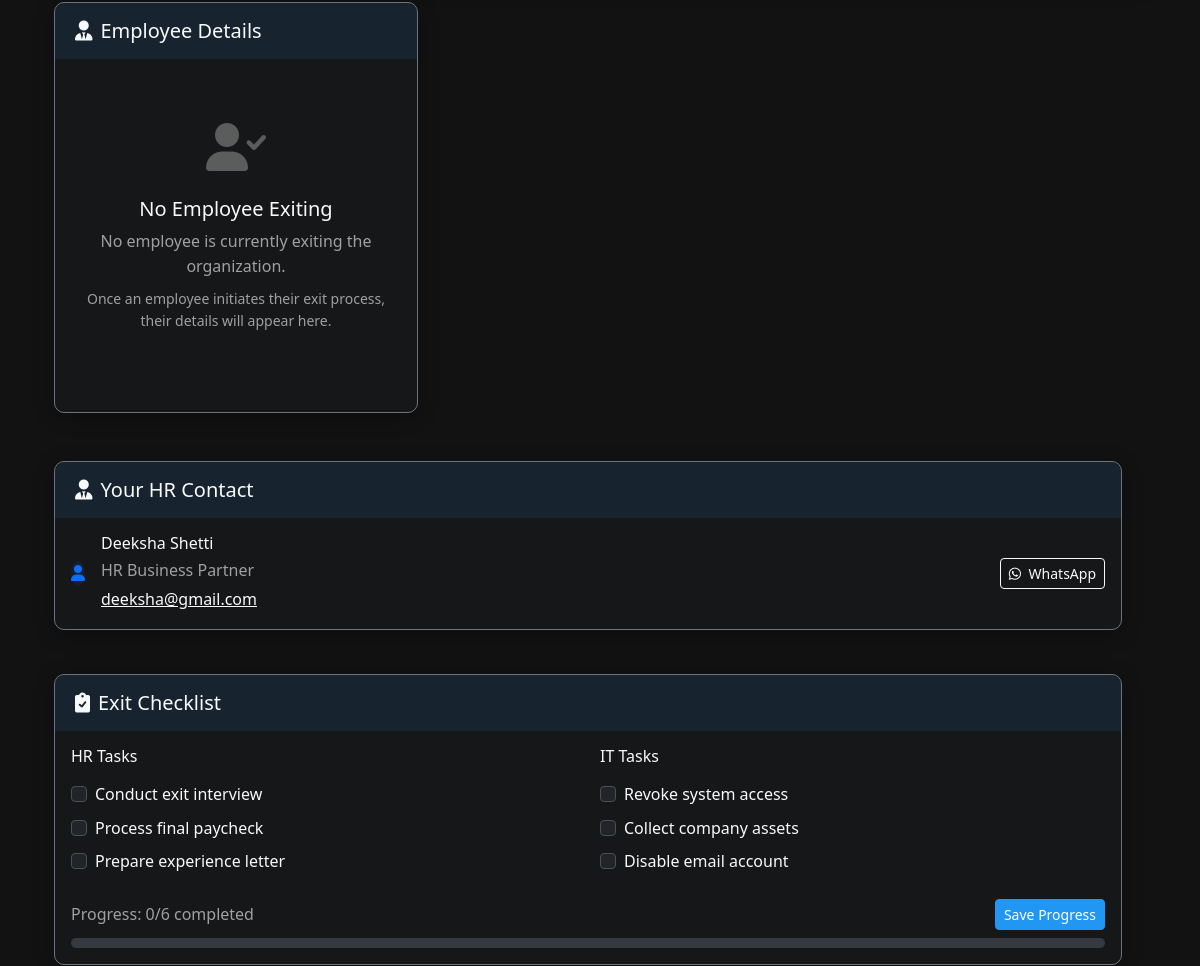
Page /exit (signed in, middle part) on the earlier database version.
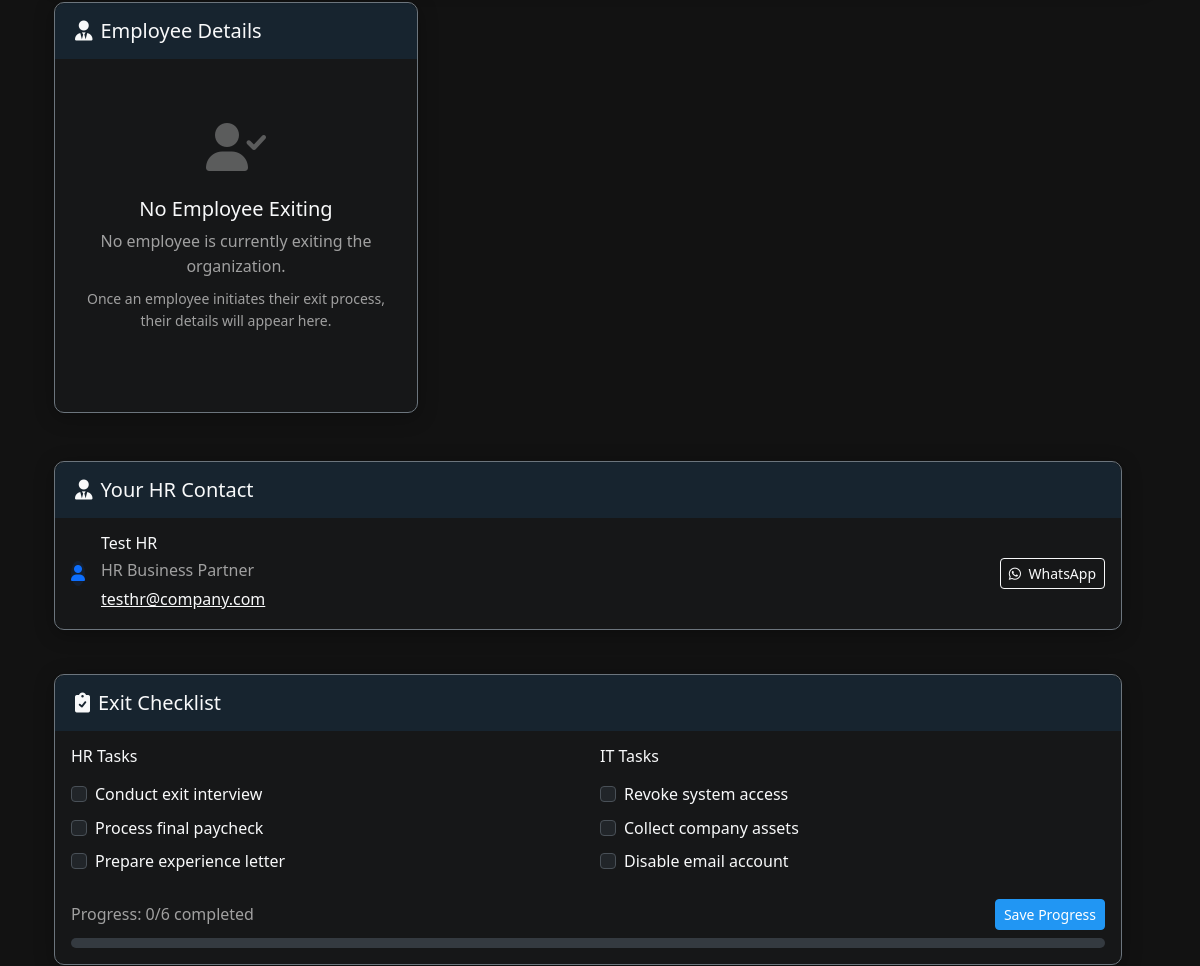
Same page on the later database version.
### app.py (models this page shows, shortened)
class User(db.Model):
    id = db.Column(db.Integer, primary_key=True)
    username = db.Column(db.String(80), unique=True, nullable=False)
    email = db.Column(db.String(120), unique=True, nullable=False)
    password = db.Column(db.String(255), nullable=False)
    full_name = db.Column(db.String(100), nullable=False)
    phone = db.Column(db.String(20), nullable=False)
    role = db.Column(db.String(20), nullable=False)
    department = db.Column(db.String(50), nullable=True)
    created_at = db.Column(db.DateTime, default=datetime.utcnow)
    last_login = db.Column(db.DateTime, nullable=True)
    is_active = db.Column(db.Boolean, default=True)
    status = db.Column(db.String(20), default='Active')
    hire_date = db.Column(db.Date, nullable=True)
    position = db.Column(db.String(100), nullable=True)
    manager_id = db.Column(db.Integer, db.ForeignKey('user.id'), nullable=True)
    employee_id = db.Column(db.String(20), nullable=True)
    exit_date = db.Column(db.Date, nullable=True)
    reset_token = db.Column(db.String(255), nullable=True)
    reset_token_expires = db.Column(db.DateTime, nullable=True)
    manager = db.relationship('User', remote_side=[id], backref=db.backref('direct_reports', lazy=True))
    onboarding_checklist = db.relationship('OnboardingChecklist',
                                         foreign_keys='OnboardingChecklist.employee_id',
                                         backref=db.backref('employee_ref', uselist=False),
                                         uselist=False,
                                         lazy=True)
    assigned_checklists = db.relationship('OnboardingChecklist',
                                        foreign_keys='OnboardingChecklist.assigned_hr_id',
                                        backref='hr_personnel',
                                        lazy=True)

### app.py (the view, shortened to what this page needs)
@app.route('/exit', methods=['GET', 'POST'])
@login_required(['employee', 'hr'])  # Allow both employees and HR to access
def exit_interview():
    employee = User.query.get(session['user_id'])
    if session.get('role') == 'hr':
        exit_feedbacks = ExitFeedback.query.order_by(ExitFeedback.created_at.desc()).limit(10).all()
    else:
        exit_feedbacks = ExitFeedback.query.filter(
            ExitFeedback.name.like(f"%{employee.full_name}%")
        ).order_by(ExitFeedback.created_at.desc()).limit(10).all()
    hr_contact = User.query.filter_by(role='hr').first()
    return render_template('exit.html', employee=employee, exit_feedbacks=exit_feedbacks, hr_contact=hr_contact)

### app.py (called while the page is built)
def login_required(role=None):
    def decorator(f):
        @wraps(f)
        def decorated_function(*args, **kwargs):
            if 'user_id' not in session or 'role' not in session:
                return redirect(url_for('index'))
            if role:
                allowed_roles = role if isinstance(role, list) else [role]
                if session.get('role') not in allowed_roles:
                    flash('You do not have permission to access this page.', 'danger')
                    if session.get('role') == 'candidate':
                        return redirect(url_for('login', role='candidate'))
                    return redirect(url_for(session.get('role', 'index') + '_dashboard'))
            return f(*args, **kwargs)
        return decorated_function
    return decorator

### templates/exit.html (shortened to what the changed rows need)
{% extends "base.html" %}
{% block content %}
<div class="container-fluid py-4">
    <div class="row mb-4">
    <div class="row mt-4">
        <div class="col-12">
            <div class="card bg-dark bg-opacity-25 border-secondary">
                <div class="card-body">
                    <div class="d-flex align-items-center">
                        <div class="flex-grow-1">
                            <h6 class="mb-1 text-light">{{ hr_contact.full_name if hr_contact else 'HR Department' }}</h6>
                            <p class="text-muted mb-1">{{ hr_contact.position if hr_contact and hr_contact.position else 'HR Business Partner' }}</p>
                            <p class="text-muted mb-0">
                                <a href="mailto:{{ hr_contact.email if hr_contact else 'hr@company.com' }}" class="text-light">
                                    {{ hr_contact.email if hr_contact else 'hr@company.com' }}
                                </a>
                            </p>
                        </div>
                    </div>
                </div>
            </div>
        </div>
    </div>
</div>
{% endblock %}

Differences in the rows shown:
no longer on this page (row edited): User: full_name "Deeksha Shetti", position "HR Business Partner", email "deeksha@gmail.com"
now on this page (row edited): User: full_name "Test HR", position "HR Business Partner", email "testhr@company.com"
